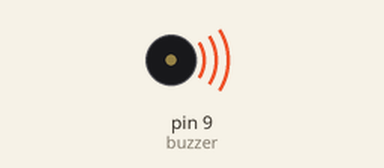
A sketch run on a simulated Arduino Uno, built with avr-gcc and run on an emulated ATmega328P. Shown: buzzer (waves = sounding).

Above: at 0.55 s.
At 2.25 s:
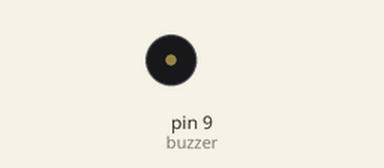
Timing chart, 0 to 3.0 s (numbered marks = the images above):
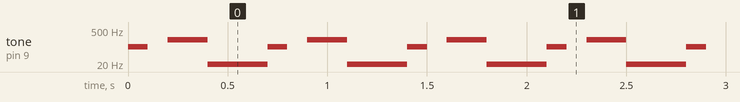

The sketch:

buzzerTest.ino
```cpp
const int buzzer = 9;
int n = 0;

void setup() {

  pinMode(buzzer, OUTPUT);

}

void loop() {

  n++;
  tone(buzzer,100);
  delay(100);
  noTone(buzzer);
  delay(100);
  tone(buzzer,200);
  delay(200);
  tone(buzzer,n);
  delay(300);

}
```

Measured:
- by itself, tone on pin 9 (buzzer): plays 100 Hz for 0.10 s, 200 Hz for 0.20 s, 1 Hz for 0.30 s, 100 Hz for 0.10 s, 200 Hz for 0.20 s, 2 Hz for 0.30 s … (557 notes in this stretch)
